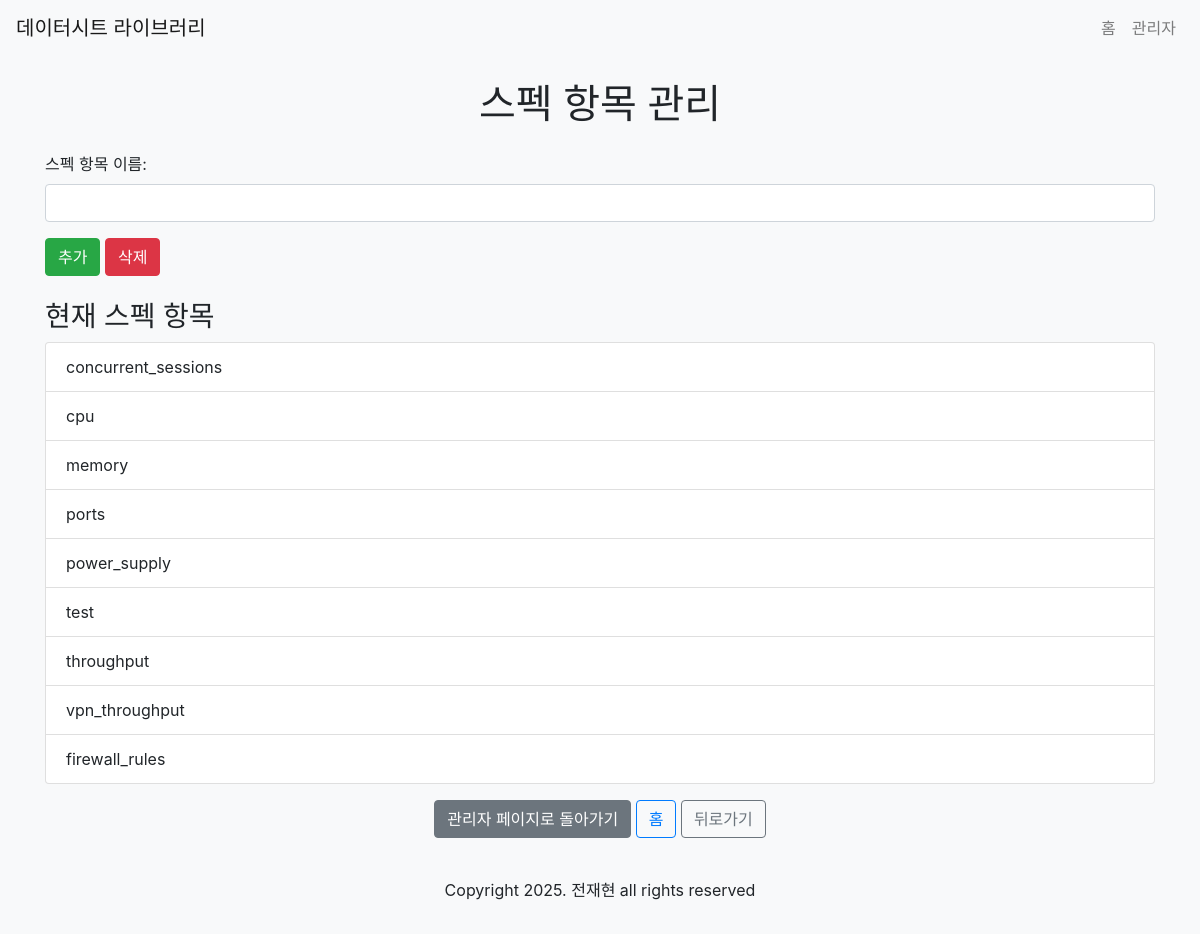
The app's page /admin/manage_specs (signed in) with its own data.
### tables this page shows
CREATE TABLE spec_items
                 (id INTEGER PRIMARY KEY, item_name TEXT UNIQUE);

### app.py (the view, shortened to what this page needs)
@app.route('/admin/manage_specs', methods=['GET', 'POST'])
@login_required
def manage_specs():
    conn = sqlite3.connect('database.db')
    c = conn.cursor()
    c.execute("SELECT item_name FROM spec_items")
    spec_items = [row[0] for row in c.fetchall()]
    conn.close()
    return render_template('manage_specs.html', spec_items=spec_items)

### app.py (called while the page is built)
@login_manager.user_loader
def load_user(user_id):
    return User()

### templates/manage_specs.html (shortened to what this page needs)
<!DOCTYPE html>
<html lang="ko">
<head>
    <link rel="stylesheet" href="https://stackpath.bootstrapcdn.com/bootstrap/4.5.2/css/bootstrap.min.css">
</head>
<body class="bg-light">
    <nav class="navbar navbar-expand-lg navbar-light bg-light">
        <a class="navbar-brand" href="{{ url_for('index') }}">데이터시트 라이브러리</a>
        <div class="collapse navbar-collapse" id="navbarNav">
            <ul class="navbar-nav ml-auto">
                <li class="nav-item">
                    <a class="nav-link" href="{{ url_for('index') }}">홈</a>
                </li>
                <li class="nav-item">
                    <a class="nav-link" href="{{ url_for('admin_login') }}">관리자</a>
                </li>
            </ul>
        </div>
    </nav>
    <div class="container mt-4">
        <h1 class="text-center mb-4">스펙 항목 관리</h1>
        <form method="POST" class="mb-4">
            <div class="form-group">
                <label for="item_name">스펙 항목 이름:</label>
                <input type="text" class="form-control" name="item_name" id="item_name" required>
            </div>
            <button type="submit" name="action" value="add" class="btn btn-success">추가</button>
            <button type="submit" name="action" value="delete" class="btn btn-danger">삭제</button>
        </form>
        <h3>현재 스펙 항목</h3>
        <ul class="list-group">
            {% for item in spec_items %}
            <li class="list-group-item">{{ item }}</li>
            {% endfor %}
        </ul>
        <div class="mt-3 text-center">
            <a href="{{ url_for('admin_dashboard') }}" class="btn btn-secondary">관리자 페이지로 돌아가기</a>
            <a href="{{ url_for('index') }}" class="btn btn-outline-primary">홈</a>
            <button onclick="window.history.back()" class="btn btn-outline-secondary">뒤로가기</button>
        </div>
    </div>
    <footer class="bg-light text-center py-3 mt-4">
        <p>Copyright 2025. 전재현 all rights reserved</p>
    </footer>
</body>
</html>

### records on screen
spec_items: item_name "concurrent_sessions"
spec_items: item_name "cpu"
spec_items: item_name "memory"
spec_items: item_name "ports"
spec_items: item_name "power_supply"
spec_items: item_name "test"
spec_items: item_name "throughput"
spec_items: item_name "vpn_throughput"
spec_items: item_name "firewall_rules"
